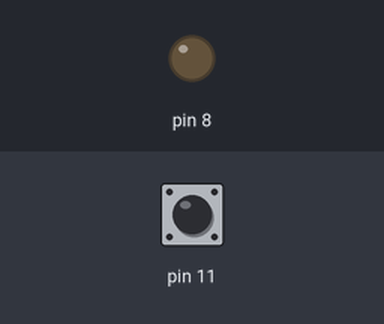
A sketch run on a simulated Arduino Uno, built with avr-gcc and run on an emulated ATmega328P. On the bench: output pins drawn as LEDs (lit = HIGH). The inputs (shaded band) are chosen by the test bench; at power-on: pin 11 LOW.

Above: at 1.2 s.
1.3 s: pin 11 pulled HIGH for 0.15 s
At 1.37 s:
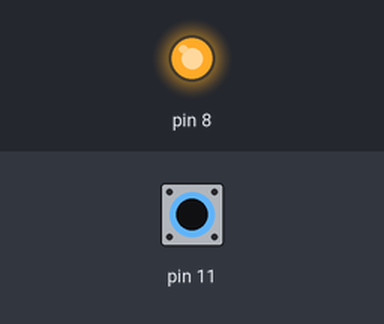
2.9 s: pin 11 pulled HIGH for 3.2 s
At 7.5 s:
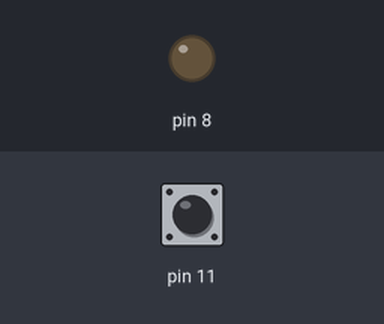
Timing chart, 0 to 9.0 s (numbered marks = the images above; inputs shaded):
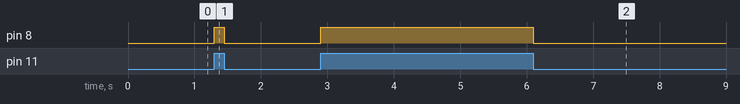

Measured:
- after the input at 1.3 s, pin 8: LOW → HIGH at once, → LOW 0.15 s later
- after the input at 2.9 s, pin 8: LOW → HIGH at once, → LOW 3.2 s later

The sketch:

Simple_LED_PB.ino
```cpp
void setup() {
  // put your setup code here, to run once:
  Serial.begin(9600);
  pinMode(11,INPUT);
  pinMode(8,OUTPUT);
}

void loop() {
  // put your main code here, to run repeatedly:
  int i = digitalRead(11); // READING THE PUSHBUTTON
  if (i == 1){
    digitalWrite(8,HIGH);
  }
  else{
    digitalWrite(8,LOW);
  }
}
```
